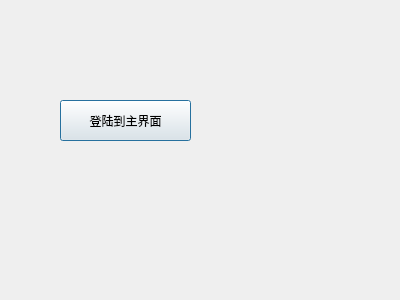
<?xml version="1.0" encoding="UTF-8"?>
<ui version="4.0">
 <class>LoginDlg</class>
 <widget class="QDialog" name="LoginDlg">
  <property name="geometry">
   <rect>
    <x>0</x>
    <y>0</y>
    <width>400</width>
    <height>300</height>
   </rect>
  </property>
  <property name="windowTitle">
   <string>Dialog</string>
  </property>
  <widget class="QPushButton" name="pushButton">
   <property name="geometry">
    <rect>
     <x>60</x>
     <y>100</y>
     <width>131</width>
     <height>41</height>
    </rect>
   </property>
   <property name="text">
    <string>登陆到主界面</string>
   </property>
  </widget>
 </widget>
 <resources/>
 <connections>
  <connection>
   <sender>pushButton</sender>
   <signal>clicked()</signal>
   <receiver>LoginDlg</receiver>
   <slot>accept()</slot>
   <hints>
    <hint type="sourcelabel">
     <x>120</x>
     <y>119</y>
    </hint>
    <hint type="destinationlabel">
     <x>195</x>
     <y>218</y>
    </hint>
   </hints>
  </connection>
 </connections>
</ui>
